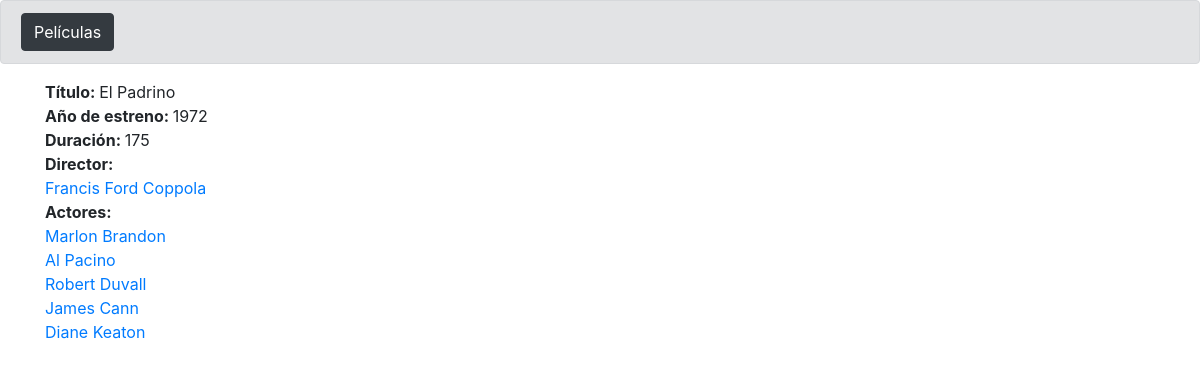
Screenshot of /peliculas_ficha.php?id=1 (signed in) with the database file from the repository.
### tables this page shows
CREATE TABLE `peliculas` (
  `id` int(11) NOT NULL,
  `titulo` varchar(50) NOT NULL,
  `anyo` varchar(4) NOT NULL,
  `duracion` int(3) NOT NULL
);

CREATE TABLE `peliculas_directores` (
  `id_pelicula` int(11) NOT NULL,
  `id_director` int(11) NOT NULL
);

CREATE TABLE `directores` (
  `id` int(11) NOT NULL,
  `nombre` varchar(50) NOT NULL,
  `anyoNacimiento` varchar(4) NOT NULL,
  `pais` varchar(50) NOT NULL
);

CREATE TABLE `peliculas_actores` (
  `id_pelicula` int(11) NOT NULL,
  `id_actor` int(11) NOT NULL
);

CREATE TABLE `actores` (
  `id` int(11) NOT NULL,
  `nombre` varchar(50) NOT NULL,
  `anyoNacimiento` varchar(4) NOT NULL,
  `pais` varchar(50) NOT NULL
);

### bbdd/peliculas_crud.php (called while the page is built, shortened)
<?php
class peliculas_crud
{
    public static function mostrar()
    {
        $pdo = Database::connect();
        $sql = "SELECT * FROM " . self::TABLA;
        $query = $pdo->prepare($sql);
        $query->execute();
        $results = $query->fetchAll(PDO::FETCH_OBJ);
        return $results;
    }
    public static function obtenerActoresPelicula($id)
    {
        $pdo = Database::connect();
        $sql = "SELECT * FROM " . self::PelAct . " WHERE id_pelicula = :id";
        $query = $pdo->prepare($sql);
        $query->bindParam(':id', $id, PDO::PARAM_INT, 11);
        $query->execute();
        $results = $query->fetchAll(PDO::FETCH_OBJ);
        return $results;
    }
    public static function obtenerDirectoresPelicula($id)
    {
        $pdo = Database::connect();
        $sql = "SELECT * FROM " . self::PelDir . " WHERE id_pelicula = :id";
        $query = $pdo->prepare($sql);
        $query->bindParam(':id', $id, PDO::PARAM_INT, 11);
        $query->execute();
        $results = $query->fetchAll(PDO::FETCH_OBJ);
        return $results;
    }
}
?>

### bbdd/directores_crud.php (called while the page is built, shortened)
<?php
include_once("classes/directores.php");
class directores_crud
{
    public static function obtener($id)
    {
        $pdo = Database::connect();
        $sql = "SELECT * FROM " . self::TABLA . " WHERE id = :id";
        $query = $pdo->prepare($sql);
        $query->bindParam(':id', $id, PDO::PARAM_INT, 11);
        $query->execute();
        $results = $query->fetch(PDO::FETCH_ASSOC);
        $director = new director($results['id'], $results['nombre'], $results['anyoNacimiento'], $results['pais']);
        return $director;
    }
}
?>

### classes/directores.php (called while the page is built, shortened)
<?php
class director
{
    private $nombre;
    function __construct($id, $nombre, $anyo, $pais){
        $this->nombre = $nombre;
    }
    public function getNombre(){
        return $this->nombre;
    }
}

### bbdd/actores_crud.php (called while the page is built, shortened)
<?php
include_once("classes/actores.php");
class actores_crud
{
    public static function obtener($id)
    {
        $pdo = Database::connect();
        $sql = "SELECT * FROM " . self::TABLA . " WHERE id = :id";
        $query = $pdo->prepare($sql);
        $query->bindParam(':id', $id, PDO::PARAM_INT, 11);
        $query->execute();
        $results = $query->fetch(PDO::FETCH_ASSOC);
        $actor = new actor($results['id'], $results['nombre'], $results['anyoNacimiento'], $results['pais']);
        return $actor;
    }
}
?>

### classes/actores.php (called while the page is built, shortened)
<?php
class actor
{
    private $nombre;
    function __construct($id, $nombre, $anyo, $pais){
        $this->nombre = $nombre;
    }
    public function getNombre(){
        return $this->nombre;
    }
}

### peliculas_ficha.php (the view, shortened to what this page needs)
<?php
include_once("bbdd/peliculas_crud.php");
include_once("bbdd/directores_crud.php");
include_once("bbdd/actores_crud.php");
include_once("classes/directores.php");
include_once("classes/actores.php");
?>
<!DOCTYPE html>
<head>
    <link rel="stylesheet" href="https://stackpath.bootstrapcdn.com/bootstrap/4.3.1/css/bootstrap.min.css"
>
    <link rel="stylesheet" href="./css/estilos.css">
</head>
<body>
    <div class="alert alert-secondary d-flex">
        <a href="./peliculas.php" class="btn btn-dark">Películas</a>&nbsp;&nbsp;
    </div>
    <div class="container">
        <?php
        $array_peliculas = peliculas_crud::mostrar();
        $array_directores = peliculas_crud::obtenerDirectoresPelicula($_GET['id']);
        $array_actores = peliculas_crud::obtenerActoresPelicula($_GET['id']);
        foreach ($array_peliculas as $pelicula) {
            if ($pelicula->id == $_GET['id']) {
                echo "<b>Título: </b>".$pelicula->titulo."<br>";
                echo "<b>Año de estreno: </b>".$pelicula->anyo."<br>";
                echo "<b>Duración: </b>".$pelicula->duracion."<br>";
                continue;
            }
        }
        echo "<b>Director: </b><br>";
        foreach ($array_directores as $directores) {
            $director = directores_crud::obtener($directores->id_director);
            echo "<a href=directores_ficha.php?id=$directores->id_director>".$director->getNombre() ."</a><br>";
        }
        echo "<b>Actores: </b><br>";
        foreach ($array_actores as $actores) {
            $actor = actores_crud::obtener($actores->id_actor);
            echo "<a href=actores_ficha.php?id=$actores->id_actor>".$actor->getNombre()."</a><br>";
        }
        ?>
    </div>
</body>
</html>

### rows the page displays
peliculas: titulo "El Padrino", anyo "1972", duracion "175"
peliculas_directores: id_director.nombre "Francis Ford Coppola"
peliculas_actores: id_actor.nombre "Marlon Brandon"
peliculas_actores: id_actor.nombre "Al Pacino"
peliculas_actores: id_actor.nombre "Robert Duvall"
peliculas_actores: id_actor.nombre "James Cann"
peliculas_actores: id_actor.nombre "Diane Keaton"
